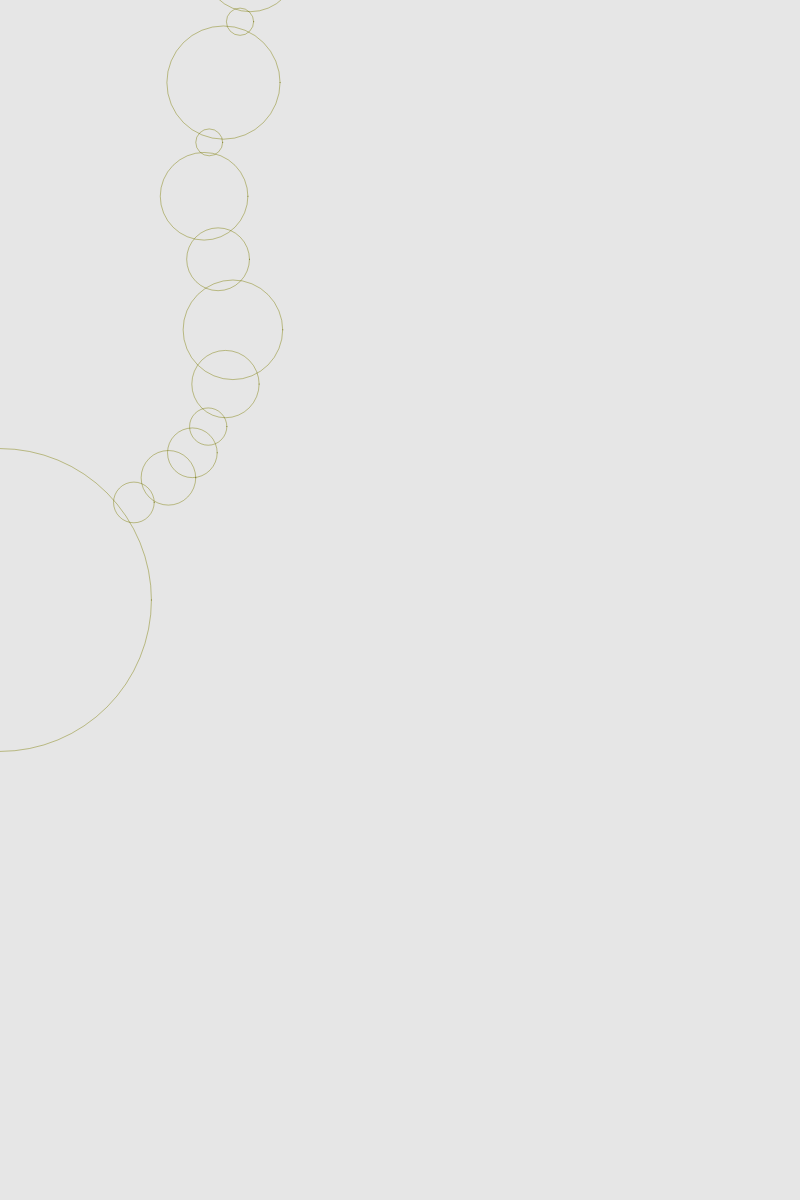
Frame 1 (no input)
Frame 60 (no input): identical to frame 1, image omitted
Frame 120 (the mouse pressed at the canvas centre since frame 60): identical to frame 1, image omitted

The p5.js sketch that drew this single still picture (run headless with seeded random() and noise() and a simulated clock; from frame 60 on, the mouse is pressed at the canvas centre):

// p5.js sketch
// ── sketch.js

let noiseScaleX = 0.02;
let noiseScaleY = 0.02;

let lineThickness = 3;
let lineDensity = 0.15;

let dotDensity = 0.6;
let dotSize = [2, 4];

let circles = [];

async function setup() {
  createCanvas(800, 1200);
  colorMode(HSB);
  background(0, 0, 90);



  blendMode(MULTIPLY);

  // for(let i=0; i< 300; i++)
  // {
  //   let xPos = random(0.2, 0.8) * width;
  //   let yPos = random(0.2, 0.8) * height;

  //   let maxHeight = random(30, 80);
  //   let length = random(100, 400);

  //   noiseStroke(xPos, yPos, maxHeight, length);
  //   await sleep(1);
  // }

  let addCircleCount = 20;
  let nextCircleDirAngle = 90;

  for (let i = 0; i < addCircleCount; i++) {
    if (i == 0) {
      let circleSize = random(30, 200);
      circles.push(new CircleData(0, height / 2, circleSize));
    }
    else {
      let lastSize = circles[circles.length - 1].radius;
      let newCircleSize = random(10, 60);

      let maxDist = lastSize + newCircleSize;
      let minDist = max(lastSize, newCircleSize);

      let randomDist = lerp(minDist, maxDist, random(0.1, 0.9));

      let lastX = circles[circles.length - 1].x;
      let lastY = circles[circles.length - 1].y;

      nextCircleDirAngle = noise(lastX * 0.001, lastY * 0.001) * 720;

      let newX = lastX + randomDist * sin(radians(nextCircleDirAngle));
      let newY = lastY - randomDist * cos(radians(nextCircleDirAngle));

      circles.push(new CircleData(newX, newY, newCircleSize));
    }
  }

  // drawCircles
  for (let i = 0; i < circles.length; i++) {
    stroke(60, 30, 80);
    circle(circles[i].x, circles[i].y, circles[i].radius * 2);
  }

  // draw on the edge of circles
  let nowCircleIndex = 0;
  let nowWalkingAngle = 270;
  let angleStep = 0.5;
  let walkX = circles[nowCircleIndex].x + sin(radians(nowWalkingAngle)) * circles[nowCircleIndex].radius;
  let walkY = circles[nowCircleIndex].y - cos(radians(nowWalkingAngle)) * circles[nowCircleIndex].radius;

  while (true) {
    fill('red');
    circle(walkX, walkY, 3);

    nowWalkingAngle += angleStep;

    let walkPoint = circles[nowCircleIndex].getSurfacePoint(nowWalkingAngle);
    walkX = walkPoint.x;
    walkY = walkPoint.y;

    let isOnEdgeA = circles[nowCircleIndex].isOnEdge(walkX, walkY);
    let isOnEdgeB = circles[nowCircleIndex + 1].isOnEdge(walkX, walkY);

    if (isOnEdgeA && isOnEdgeB) {
      nowCircleIndex++;
      nowWalkingAngle = circles[nowCircleIndex].angleOnTheEdge(walkX, walkY);
    }

    await sleep(1);
  }
}

function noiseStroke(_x, _y, _maxHeight, _length) {

  let lineCount = _length * lineDensity;

  for (let i = 0; i < lineCount; i++) {
    let t = i / lineCount;

    let xPos = _x + t * _length;
    let yPos = _y;

    let noiseScaler = 1;

    if (t <= 0.1)
      noiseScaler = map(t, 0, 0.1, 0, 1);
    else if (t >= 0.9)
      noiseScaler = map(t, 0.9, 1, 1, 0);

    let noiseValue = noise(xPos * noiseScaleX, yPos * noiseScaleY) * noiseScaler;

    let yAddUp = noiseValue * _maxHeight * 0.7;
    let yAddBot = noiseValue * _maxHeight * 0.3;

    NYLine(xPos, yPos - yAddUp, xPos, yPos + yAddBot);
  }
}

function draw() {

}

function NYRect(_x, _y, _width, _height) {

}

function NYLine(_x1, _y1, _x2, _y2) {
  let dotCount = dist(_x1, _y1, _x2, _y2) * dotDensity;
  let stepDistance = dist(_x1, _y1, _x2, _y2) / dotCount;

  let forwardAngle = getAngle(_x1, _y1, _x2, _y2);
  let wavingAngle = forwardAngle + 90;

  for (let i = 0; i < dotCount; i++) {
    let t = i / dotCount;
    let xPos = lerp(_x1, _x2, t);
    let yPos = lerp(_y1, _y2, t);

    let sizeNoise = noise(xPos * noiseScaleX, yPos * noiseScaleY, 666);
    let nowDotSize = lerp(dotSize[0], dotSize[1], sizeNoise);

    // let wavingNoise = noise(xPos * 0.01, yPos * 0.01, 999) * 2 - 1;
    let wavingNoise = sizeNoise;
    xPos += wavingNoise * 6;

    strokeWeight(lineThickness);
    // stroke(200, 60, 80, 1);
    fill(200, 60, 80);
    noStroke();

    circle(xPos, yPos, nowDotSize);
  }
}

// calculate degree
function getAngle(_x1, _y1, _x2, _y2) {
  let xDiff = _x2 - _x1;
  let yDiff = _y2 - _y1;

  let degree = atan2(yDiff, xDiff) * 180 / PI;

  return degree;
}

function sleep(ms) {
  return new Promise(resolve => setTimeout(resolve, ms));
}

class CircleData {
  constructor(_x, _y, _radius) {
    this.x = _x;
    this.y = _y;
    this.radius = _radius;
  }

  isOnEdge(_x, _y) {
    let distToCenter = dist(_x, _y, this.x, this.y);
    return abs(distToCenter - this.radius) < 0.5;
  }

  getSurfacePoint(_angle) {
    let xPos = this.x + sin(radians(_angle)) * this.radius;
    let yPos = this.y - cos(radians(_angle)) * this.radius;

    return { x: xPos, y: yPos };
  }

  distToCenter(_x, _y) {
    return dist(_x, _y, this.x, this.y);
  }

  angleOnTheEdge(_x, _y) {
    let angleToCenter = getAngle(this.x, this.y, _x, _y);
    return angleToCenter + 90;
  }
}
// ── path.js
let SHOW_PATH = true;
let SHOW_CIRCLES = true;

// get circles on the path
async function getCircleQueue(_pathPoints, _minSize = 10, _maxSize = 60) {

    let resultCircles = [];

    let pathIndex = 0;
    let lastPoint = _pathPoints[0];
    let nextPoint = _pathPoints[1];

    // prepare next circle
    let lastCircleSize = random(_minSize, _maxSize);
    let nextCircleSize = random(_minSize, _maxSize);
    let maxDist = lastCircleSize + nextCircleSize;
    let minDist = max(lastCircleSize, nextCircleSize);
    let nextCircleDist = lerp(minDist, maxDist, random(0.1, 0.9));

    // add in first circle
    let nowX = _pathPoints[0].x;
    let nowY = _pathPoints[0].y;

    let fromX = _pathPoints[0].x;
    let fromY = _pathPoints[0].y;

    let toX = _pathPoints[1].x;
    let toY = _pathPoints[1].y;

    let pathSteps = max(1, floor(dist(nowX, nowY, toX, toY)));
    let nowSteps = 0;
    let nowT = 0.0;

    if (SHOW_CIRCLES) {
        stroke(random(0, 360), 40, 100);
        noFill();
        circle(nowX, nowY, lastCircleSize * 2);
    }
    resultCircles.push(new CircleData(_pathPoints[0].x, _pathPoints[0].y, lastCircleSize));

    let lastCircleX = nowX;
    let lastCircleY = nowY;

    let counter = 0;

    // walk and get circles
    while (true) {
        nowT = nowSteps / pathSteps;
        nowX = lerp(fromX, toX, nowT);
        nowY = lerp(fromY, toY, nowT);

        if (SHOW_PATH) {
            noStroke();
            fill('blue');
            circle(nowX, nowY, 2);
        }

        let distToLastCircle = dist(nowX, nowY, lastCircleX, lastCircleY);
        let distToNextPathPoint = dist(nowX, nowY, nextPoint.x, nextPoint.y);

        // arrive dest circle point
        if (distToLastCircle >= nextCircleDist) {
            if (SHOW_CIRCLES) {
                stroke(random(0, 360), 40, 100);
                noFill();
                circle(nowX, nowY, nextCircleSize * 2);
            }
            resultCircles.push(new CircleData(nowX, nowY, nextCircleSize));

            lastCircleX = nowX;
            lastCircleY = nowY;

            // get next circle
            lastCircleSize = nextCircleSize;
            nextCircleSize = random(_minSize, _maxSize);

            maxDist = lastCircleSize + nextCircleSize;
            minDist = max(lastCircleSize, nextCircleSize);
            nextCircleDist = lerp(minDist, maxDist, random(0.1, 0.9));
        }

        // arrive next path point
        if (nowSteps >= pathSteps) {

            // if it is the last point
            if (pathIndex == _pathPoints.length - 1) {
                // console.log("LASTT!!");
                // console.log(`pathIndex: ${pathIndex}, _pathPoints.length: ${_pathPoints.length}`);

                // add last circle
                let walkDir = getAngle(lastCircleX, lastCircleY, toX, toY) + 90;
                // console.log(`fromX: ${fromX}, fromY: ${fromY}, toX: ${toX}, toY: ${toY}`);
                // console.log("circleDir: " + walkDir);

                let endCircleX = lastCircleX + sin(radians(walkDir)) * nextCircleDist;
                let endCircleY = lastCircleY - cos(radians(walkDir)) * nextCircleDist;

                if (SHOW_CIRCLES) {
                    stroke(random(0, 360), 40, 100);
                    noFill();
                    circle(endCircleX, endCircleY, nextCircleSize);
                }
                resultCircles.push(new CircleData(endCircleX, endCircleY, nextCircleSize));
                break;
            }

            lastPoint = _pathPoints[pathIndex];

            pathIndex++;

            nextPoint = _pathPoints[pathIndex];
            fromX = toX;
            fromY = toY;
            toX = nextPoint.x;
            toY = nextPoint.y;
            nowSteps = 0;
            pathSteps = max(1, floor(dist(fromX, fromY, toX, toY)));
        }

        counter++;
        nowSteps++;

        if (counter % 10 == 0)
            await sleep(1);
    }

    return resultCircles;
}

// get the path on the circles
async function getCircleWalkPath(_circles, _walkSpeed = 1) {

    // draw on the edge of circles
    let nowCircleIndex = 0;
    let nowWalkingAngle = -90;
    let endWalkingAngle = _circles[nowCircleIndex].getIntersectionAngle(_circles[nowCircleIndex + 1])[0];
    let angleStep = _walkSpeed;
    let walkX = _circles[nowCircleIndex].x + sin(radians(nowWalkingAngle)) * _circles[nowCircleIndex].radius;
    let walkY = _circles[nowCircleIndex].y - cos(radians(nowWalkingAngle)) * _circles[nowCircleIndex].radius;

    let resultPathData = [];
    let counter = 0;

    while (true) {

        if (SHOW_PATH) {
            fill('white');
            noStroke();
            circle(walkX, walkY, 6);
        }

        resultPathData.push({ x: walkX, y: walkY });
        // NoisePoint(walkX, walkY);

        nowWalkingAngle += angleStep;

        let walkPoint = _circles[nowCircleIndex].getSurfacePoint(nowWalkingAngle);
        walkX = walkPoint.x;
        walkY = walkPoint.y;

        // walk on next cirlce
        if (nowWalkingAngle >= endWalkingAngle) {

            // console.log(`${nowCircleIndex} ${_circles.length}`);
            nowCircleIndex++;

            if (nowCircleIndex == _circles.length - 1) {
                nowWalkingAngle = _circles[nowCircleIndex].getPointAngle(walkX, walkY);

                if (nowWalkingAngle > 180)
                    nowWalkingAngle -= 360;

                endWalkingAngle = 90;
            }
            else if (nowCircleIndex == _circles.length) {
                break;
            }
            else {

                nowWalkingAngle = _circles[nowCircleIndex].getPointAngle(walkX, walkY);

                // make the nowAngle in 0~360 range
                if (nowWalkingAngle > 360)
                    nowWalkingAngle -= 360;
                else if (nowWalkingAngle < 0)
                    nowWalkingAngle += 360;

                endWalkingAngle = _circles[nowCircleIndex].getIntersectionAngle(_circles[nowCircleIndex + 1])[0];

                if (endWalkingAngle < nowWalkingAngle)
                    endWalkingAngle += 360;
            }
        }

        if (counter++ % 6 == 0)
            await sleep(1);
    }

    return resultPathData;
}


async function getNoisePath(_x1, _y1, _x2, _y2, _noiseScale, _wavingHeight) {
    let walkDir = getAngle(_x1, _y1, _x2, _y2) + 90;
    let walkCount = dist(_x1, _y1, _x2, _y2);

    let pathPoints = [];

    for (let i = 0; i < walkCount; i++) {
        let nowX = lerp(_x1, _x2, i / walkCount);
        let nowY = lerp(_y1, _y2, i / walkCount);

        let noiseValue = (noise(nowX * _noiseScale, nowY * _noiseScale) - 0.5) * 2;
        let wavingHeight = _wavingHeight * noiseValue;

        let wavingDir = walkDir + 90;
        let wavingX = nowX + sin(radians(wavingDir)) * wavingHeight;
        let wavingY = nowY - cos(radians(wavingDir)) * wavingHeight;

        if (SHOW_PATH) {
            fill('white');
            noStroke();
            circle(wavingX, wavingY, 2);
        }
        pathPoints.push({ x: wavingX, y: wavingY });

        if (i % 10 == 0)
            await sleep(1);
    }

    return pathPoints;
}
